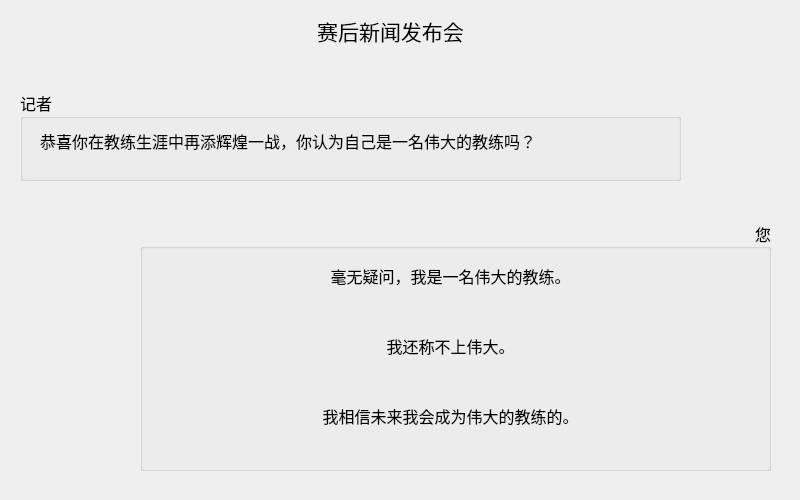
<?xml version="1.0" encoding="UTF-8"?>
<ui version="4.0">
 <class>afterGameWinDialog_4</class>
 <widget class="QDialog" name="afterGameWinDialog_4">
  <property name="geometry">
   <rect>
    <x>0</x>
    <y>0</y>
    <width>800</width>
    <height>500</height>
   </rect>
  </property>
  <property name="windowTitle">
   <string>Dialog</string>
  </property>
  <widget class="QLabel" name="label">
   <property name="geometry">
    <rect>
     <x>180</x>
     <y>10</y>
     <width>421</width>
     <height>41</height>
    </rect>
   </property>
   <property name="font">
    <font>
     <family>等线</family>
     <pointsize>16</pointsize>
    </font>
   </property>
   <property name="text">
    <string>赛后新闻发布会</string>
   </property>
   <property name="alignment">
    <set>Qt::AlignCenter</set>
   </property>
  </widget>
  <widget class="QGroupBox" name="groupBox">
   <property name="geometry">
    <rect>
     <x>20</x>
     <y>90</y>
     <width>661</width>
     <height>91</height>
    </rect>
   </property>
   <property name="font">
    <font>
     <family>等线</family>
     <pointsize>12</pointsize>
    </font>
   </property>
   <property name="title">
    <string>记者</string>
   </property>
   <widget class="QLabel" name="label_2">
    <property name="geometry">
     <rect>
      <x>20</x>
      <y>30</y>
      <width>631</width>
      <height>41</height>
     </rect>
    </property>
    <property name="font">
     <font>
      <family>楷体</family>
      <pointsize>12</pointsize>
     </font>
    </property>
    <property name="text">
     <string>恭喜你在教练生涯中再添辉煌一战，你认为自己是一名伟大的教练吗？</string>
    </property>
   </widget>
  </widget>
  <widget class="QGroupBox" name="groupBox_2">
   <property name="geometry">
    <rect>
     <x>140</x>
     <y>220</y>
     <width>631</width>
     <height>251</height>
    </rect>
   </property>
   <property name="font">
    <font>
     <family>等线</family>
     <pointsize>12</pointsize>
    </font>
   </property>
   <property name="title">
    <string>您</string>
   </property>
   <property name="alignment">
    <set>Qt::AlignRight|Qt::AlignTrailing|Qt::AlignVCenter</set>
   </property>
   <widget class="QToolButton" name="toolButton">
    <property name="geometry">
     <rect>
      <x>30</x>
      <y>30</y>
      <width>561</width>
      <height>51</height>
     </rect>
    </property>
    <property name="font">
     <font>
      <family>楷体</family>
     </font>
    </property>
    <property name="text">
     <string>毫无疑问，我是一名伟大的教练。</string>
    </property>
    <property name="autoRaise">
     <bool>true</bool>
    </property>
   </widget>
   <widget class="QToolButton" name="toolButton_2">
    <property name="geometry">
     <rect>
      <x>30</x>
      <y>100</y>
      <width>561</width>
      <height>51</height>
     </rect>
    </property>
    <property name="font">
     <font>
      <family>楷体</family>
     </font>
    </property>
    <property name="text">
     <string>我还称不上伟大。</string>
    </property>
    <property name="autoRaise">
     <bool>true</bool>
    </property>
   </widget>
   <widget class="QToolButton" name="toolButton_3">
    <property name="geometry">
     <rect>
      <x>30</x>
      <y>170</y>
      <width>561</width>
      <height>51</height>
     </rect>
    </property>
    <property name="font">
     <font>
      <family>楷体</family>
     </font>
    </property>
    <property name="text">
     <string>我相信未来我会成为伟大的教练的。</string>
    </property>
    <property name="autoRaise">
     <bool>true</bool>
    </property>
   </widget>
  </widget>
 </widget>
 <resources/>
 <connections/>
</ui>
